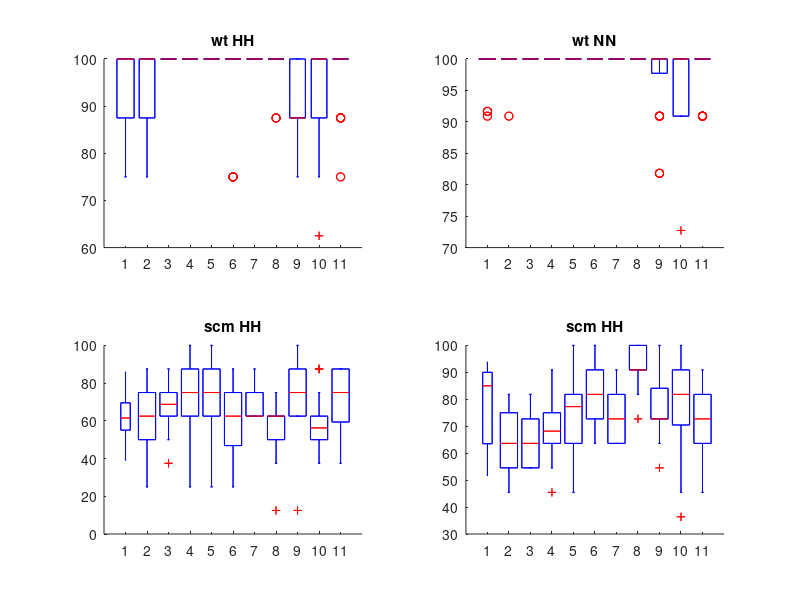

Here is the MATLAB script that generated this plot:
load("p_success.mat")
load("scm_data_HH.mat")
load("WT_data_HH.mat")
load("scm_data_NN.mat")
load("WT_data_NN.mat")

scm_data_HH = [scm_data_HH ; nan(9,1)];
scm_data_NN = [scm_data_NN' ; nan(9,1)];


x = 1:11;

%% WT 
figure(1)

subplot(2,2,1);hold

a = [ WT_data_HH [p3423(:,5) ; nan(2,1)]  [p3905(:,5); nan(2,1)] ...
    [p4209(:,5); nan(2,1)] [p4634(:,5); nan(2,1)] [p6365(:,5); nan(2,1)] ... 
    [p10330(:,5); nan(2,1)] [p15122(:,5); nan(2,1)] [p15348(:,5); nan(2,1)] ...
    [p18537(:,5); nan(2,1)] [p18878(:,5); nan(2,1)]];

% HH
boxplot(a);

colors = [[0.1 0.6 0.8].*ones(10,1) ; 0.2 0.9 0.5 ];
title('wt HH')

h = findobj(gca,'Tag','Box');
for j=1:length(h)
    patch(get(h(j),'XData'),get(h(j),'YData'),colors(j,:));
end
boxplot(a);

subplot(2,2,2);hold
% NN
boxplot([ WT_data_NN [p3423(:,8) ; nan(2,1)]  [p3905(:,8); nan(2,1)] ...
    [p4209(:,8); nan(2,1)] [p4634(:,8); nan(2,1)] [p6365(:,8); nan(2,1)] ... 
    [p10330(:,8); nan(2,1)] [p15122(:,8); nan(2,1)] [p15348(:,8); nan(2,1)] ...
    [p18537(:,8); nan(2,1)] [p18878(:,8); nan(2,1)]],...
    'Notch','off')

x = 1:11;
colors = [[0.1 0.6 0.8].*ones(10,1) ; 0.2 0.9 0.5 ];

h = findobj(gca,'Tag','Box');
for j=1:length(h)
    patch(get(h(j),'XData'),get(h(j),'YData'),colors(j,:));
end

title('wt NN')
boxplot([ WT_data_NN [p3423(:,8) ; nan(2,1)]  [p3905(:,8); nan(2,1)] ...
    [p4209(:,8); nan(2,1)] [p4634(:,8); nan(2,1)] [p6365(:,8); nan(2,1)] ... 
    [p10330(:,8); nan(2,1)] [p15122(:,8); nan(2,1)] [p15348(:,8); nan(2,1)] ...
    [p18537(:,8); nan(2,1)] [p18878(:,8); nan(2,1)]],...
    'Notch','off')

%% scm mutant
subplot(2,2,3);hold

% HH
boxplot([ scm_data_HH p3423(:,1) p3905(:,1) p4209(:,1) p4634(:,1) p6365(:,1) ... 
    p10330(:,1) p15122(:,1) p15348(:,1) p18537(:,1) p18878(:,1)] )

x = 1:11;
colors = [[0.1 0.6 0.8].*ones(10,1) ; 0.2 0.9 0.5 ];

h = findobj(gca,'Tag','Box');
for j=1:length(h)
    patch(get(h(j),'XData'),get(h(j),'YData'),colors(j,:));
end

boxplot([ scm_data_HH p3423(:,1) p3905(:,1) p4209(:,1) p4634(:,1) p6365(:,1) ... 
    p10330(:,1) p15122(:,1) p15348(:,1) p18537(:,1) p18878(:,1)] )

title('scm HH')

subplot(2,2,4);hold

% NN
boxplot([ scm_data_NN p3423(:,4) p3905(:,4) p4209(:,4) p4634(:,4) p6365(:,4) ... 
    p10330(:,4) p15122(:,4) p15348(:,4) p18537(:,4) p18878(:,4)],...
    'Notch','off')
title('scm NN')

x = 1:11;
colors = [[0.1 0.6 0.8].*ones(10,1) ; 0.2 0.9 0.5 ];

h = findobj(gca,'Tag','Box');
for j=1:length(h)
    patch(get(h(j),'XData'),get(h(j),'YData'),colors(j,:));
end
boxplot([ scm_data_NN p3423(:,4) p3905(:,4) p4209(:,4) p4634(:,4) p6365(:,4) ... 
    p10330(:,4) p15122(:,4) p15348(:,4) p18537(:,4) p18878(:,4)],...
    'Notch','off')
title('scm HH')
